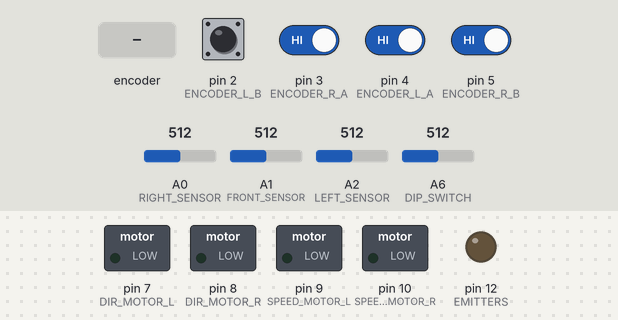
Simulated run of this sketch. Board: Arduino Nano, built with avr-gcc and run on an emulated ATmega328P. Parts: switched loads named in the sketch (green lamp = pin HIGH), output pins drawn as LEDs (lit = HIGH). The inputs (shaded band) are chosen by the test bench; at power-on: pin 2 (ENCODER_L_B), pin 3 (ENCODER_R_A), pin 4 (ENCODER_L_A), pin 5 (ENCODER_R_B) HIGH, A6 (DIP_SWITCH) = 512, A0 (RIGHT_SENSOR) = 512, A1 (FRONT_SENSOR) = 512, A2 (LEFT_SENSOR) = 512. What the sketch prints to the serial monitor is not drawn.

Above: at 1.2 s.
1.3 s: A6 (DIP_SWITCH) set to 983
3.2 s: A6 (DIP_SWITCH) set to 1018
At 4.3 s:
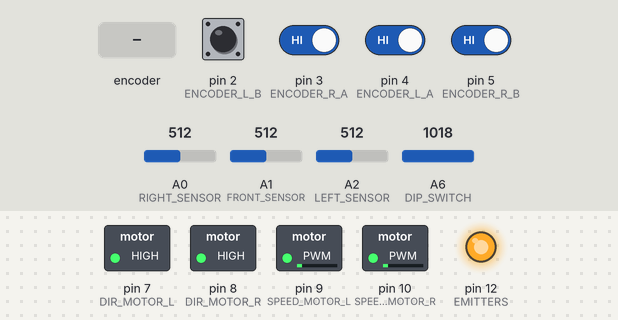
5.4 s: rotary encoder on pin 3 (ENCODER_R_A) / pin 5 (ENCODER_R_B) turned 2 steps (second pin leading)
At 7.4 s:
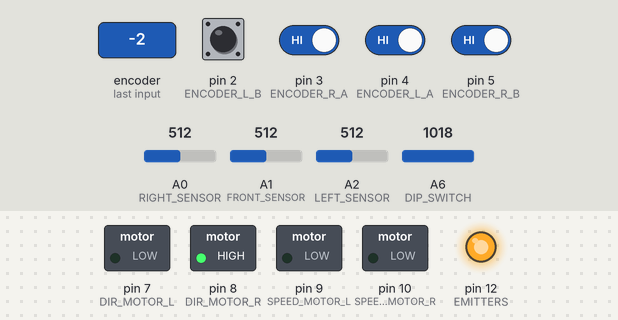
8.0 s: pin 2 (ENCODER_L_B) pulsed LOW 5 times (0.12 s each, 0.3 s apart)
At 9.8 s:
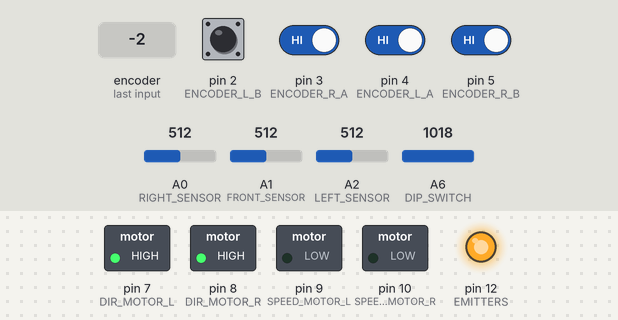
Timing chart, 0 to 11.6 s (numbered marks = the images above; inputs shaded):
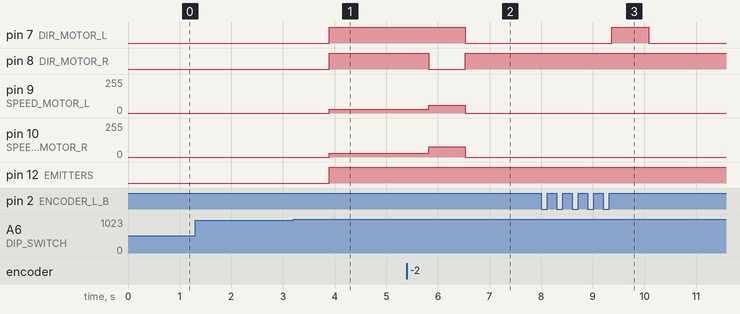

The sketch:

micromouse.ino
```cpp
/** DO NOT CHANGE THE FOLLOWING DEFINITONS - From UKMARS MazeRunner GitHub **/
/** =============================================================================================================== **/
#if defined(__AVR_ATmega328__) || defined(__AVR_ATmega328P__)
#define __digitalPinToPortReg(P) (((P) <= 7) ? &PORTD : (((P) >= 8 && (P) <= 13) ? &PORTB : &PORTC))
#define __digitalPinToDDRReg(P) (((P) <= 7) ? &DDRD : (((P) >= 8 && (P) <= 13) ? &DDRB : &DDRC))
#define __digitalPinToPINReg(P) (((P) <= 7) ? &PIND : (((P) >= 8 && (P) <= 13) ? &PINB : &PINC))
#define __digitalPinToBit(P) (((P) <= 7) ? (P) : (((P) >= 8 && (P) <= 13) ? (P)-8 : (P)-14))

// general macros/defines
#if !defined(BIT_READ)
#define BIT_READ(value, bit) ((value) & (1UL << (bit)))
#endif
#if !defined(BIT_SET)
#define BIT_SET(value, bit) ((value) |= (1UL << (bit)))
#endif
#if !defined(BIT_CLEAR)
#define BIT_CLEAR(value, bit) ((value) &= ~(1UL << (bit)))
#endif
#if !defined(BIT_WRITE)
#define BIT_WRITE(value, bit, bitvalue) (bitvalue ? BIT_SET(value, bit) : BIT_CLEAR(value, bit))
#endif

#define fast_write_pin(P, V) BIT_WRITE(*__digitalPinToPortReg(P), __digitalPinToBit(P), (V));
#define fast_read_pin(P) ((int)(((BIT_READ(*__digitalPinToPINReg(P), __digitalPinToBit(P))) ? HIGH : LOW)))

#else
#define fast_write_pin(P, V) fast_write_pin(P, V)
#define fast_read_pin(P) digitalRead(P)
#endif

// this is what we added
#define MATRIX_SIZE 8
#define QUEUE_CAPACITY 64
#define WALL_THRESHOLD 32
#define END_POSITIONS_SIZE 4
#define CELL_SIZE 60
#define TURN_TICKS 16
#define TOP_SPEED 255

// This might not need distance, don't think I'm using it right now but could
struct Cell {
  int x, y, distance;
};

struct PIDMap {
  float kp, ki, kd;
};

enum Direction {
  NORTH,
  EAST,
  SOUTH,
  WEST
};

class Queue {
private:
  Cell arr[QUEUE_CAPACITY];
  int front, rear, count;

public:
  Queue() : front(0), rear(-1), count(0) {}

  bool isEmpty() { return count == 0; }

  bool isFull() { return count == QUEUE_CAPACITY; }

  void enqueue(Cell item) {
    if (isFull()) {
      Serial.println("Queue Overflow");
      return;
    }
    rear = (rear + 1) % QUEUE_CAPACITY;
    arr[rear] = item;
    count++;
  }

  Cell dequeue() {
    if (isEmpty()) {
      Serial.println("Queue Empty");
      return {-1, -1}; // Return invalid point
    }
    Cell item = arr[front];
    front = (front + 1) % QUEUE_CAPACITY;
    count--;
    return item;
  }
};

/** =============================================================================================================== **/

/** DEFINE OUR PINS AND WHICH COMPONENTS THEY ARE CONNECTED TO **/
/** _______________________________________________________________________________________________________________ **/
const int ENCODER_R_A = 3; // ENCODER RIGHT A (ticks first when motor forward)
const int ENCODER_R_B = 5; // ENCODER RIGHT B (ticks first when motor backward)

const int ENCODER_L_A = 4; // ENCODER LEFT A (ticks first when motor forward)
const int ENCODER_L_B = 2; // ENCODER LEFT B (ticks first when motor backward)

const int SPEED_MOTOR_L = 9; // PWM MOTOR LEFT
const int SPEED_MOTOR_R = 10; // PWM MOTOR RIGHT

const int DIR_MOTOR_L = 7; // DIRECTION MOTOR LEFT
const int DIR_MOTOR_R = 8; // DIRECTION MOTOR RIGHT

// 4 Way switch and push button
const int DIP_SWITCH = A6;
/** _______________________________________________________________________________________________________________ **/

/* GLOBAL VARIABLES */

volatile int rightEncoderPos = 0; // Counts for right encoder ticks
volatile int leftEncoderPos = 0; // Counts for left encoder ticks

// Variables to help us with our PID
int prevTime = 0;
int prevError_l;
int prevError_r;
int errorIntegral_l;
int errorIntegral_r;
bool switchOn;
bool turning;

// The cell we start the maze in
const Cell START = {7, 0, -1};
// The cells we want to reach
const Cell END[] = {{2, 5, 0}, {2, 6, 0}, {1, 5, 0}, {1, 6, 0}};

//PIDs -> Finetune further
const PIDMap PID[] = {
  {1.0, 2.0, 0.1},
  {2.0, 2.0, 0.1},
  {2.0, 1.0, 0.1},
  {2, 0.25, 0.1},
  {2, 0.19, 0.1},
  {2, 0.26, 0.1},
  {2, 0.21, 0.1},
  {2, 0.23, 0.1}
};
const PIDMap rotatePID = {2, 2, 2}; // 3?

// Phototransistors
const int RIGHT_SENSOR = A0;
const int FRONT_SENSOR = A1;
const int LEFT_SENSOR = A2;

// LEDs
const int EMITTERS = 12;

// Maze and Robot Data
Cell currentCell;
Direction currentDirection;
Cell ghostCell; // Goes ahead and keeps setting the target cell based on old floodfill till it encounters a wall in the way or has to switch directions, at which point it stops

int matrix[MATRIX_SIZE][MATRIX_SIZE];
bool hWalls[MATRIX_SIZE + 1][MATRIX_SIZE];
bool vWalls[MATRIX_SIZE][MATRIX_SIZE + 1];

int point;
float kP, kI, kD;
float kPr = 0.2788;

void setup() {
  Serial.begin(9600);

  pinMode(ENCODER_R_A, INPUT_PULLUP);
  pinMode(ENCODER_R_B, INPUT_PULLUP);
  pinMode(ENCODER_L_A, INPUT_PULLUP);
  pinMode(ENCODER_L_B, INPUT_PULLUP);

  pinMode(SPEED_MOTOR_L, OUTPUT);
  pinMode(SPEED_MOTOR_R, OUTPUT);
  pinMode(DIR_MOTOR_L, OUTPUT);
  pinMode(DIR_MOTOR_R, OUTPUT);

  pinMode(EMITTERS, OUTPUT);

  attachInterrupt(digitalPinToInterrupt(ENCODER_L_B), readEncoderLeft, CHANGE);
  attachInterrupt(digitalPinToInterrupt(ENCODER_R_A), readEncoderRight, CHANGE);

  // Initialize horizontal walls
  for (int i = 0; i <= MATRIX_SIZE; i++) {
    for (int j = 0; j < MATRIX_SIZE; j++) {
      hWalls[i][j] = false;
      if (i == 0 || i == MATRIX_SIZE) {
        // Top and bottom boundary walls
        hWalls[i][j] = true;
      } else {
        hWalls[i][j] = false;
      }
    }
  }
  // Initialize vertical walls
  for (int i = 0; i < MATRIX_SIZE; i++) {
    for (int j = 0; j <= MATRIX_SIZE; j++) {
      vWalls[i][j] = false;
      if (j == 0 || j == MATRIX_SIZE) {
        // Left and right boundary walls
        vWalls[i][j] = true;
      } else {
        vWalls[i][j] = false;
      }
    }
  }

  // Initialise the maze and the robot
  floodFill(matrix, hWalls, vWalls);
  currentCell = START;
  currentDirection = NORTH;
  ghostCell = currentCell;

  turning = false;
  switchOn = false;

  // these are just here for debugging
  // point = 54;
  // kP = 3;
  // kI = 0.22;
  // kD = 0.1;

  printMatrix();
}

/** INTERRUPT SERVICE ROUTINES FOR HANDLING ENCODER COUNTING USING STATE TABLE METHOD **/
void readEncoderLeft() {
  static uint8_t prevState = 0;
  static uint8_t currState = 0;
  static unsigned long lastTime = 0;

  currState = (fast_read_pin(ENCODER_L_B) << 1) | fast_read_pin(ENCODER_L_A);

  unsigned long currentTime = micros();
  unsigned long deltaTime = currentTime - lastTime;
  lastTime = currentTime;

  // direction based on prev state
  uint8_t direction = (prevState << 2) | currState;
  switch(direction) {
    case 0b0001:
    case 0b0111:
    case 0b1110:
    case 0b1000:
      leftEncoderPos--;
      break;
    case 0b0010:
    case 0b1100:
    case 0b0101:
    case 0b1011:
      leftEncoderPos++;
      break;

    default:
      break;
  }
  prevState = currState;
}

void readEncoderRight() {
  static uint8_t prevState = 0;
  static uint8_t currState = 0;
  static unsigned long lastTime = 0;

  currState = (fast_read_pin(ENCODER_R_B) << 1) | fast_read_pin(ENCODER_R_A);

  unsigned long currentTime = micros();
  unsigned long deltaTime = currentTime - lastTime;
  lastTime = currentTime;

  uint8_t direction = (prevState << 2) | currState;
  switch(direction) {
    case 0b0100:
    case 0b1010:
    case 0b0111:
    case 0b1001:
      rightEncoderPos++;
      break;
    case 0b1000:
    case 0b0110:
    case 0b1101:
    case 0b0011:
      rightEncoderPos--;
      break;

    default:
      break;
  }
  prevState = currState;
}

/** Function to set motor speed and direction for BOTH motors
    @params dir - can either be HIGH or LOW for clockwise / counter clockwise rotation
    @params speed - analogWrite() value between 0-255
**/
void setMotor_r(int dir, int speed){
  analogWrite(SPEED_MOTOR_R, speed);

  if(dir == 1){
    fast_write_pin(DIR_MOTOR_R, LOW);
  } else if (dir == -1){
    fast_write_pin(DIR_MOTOR_R, HIGH);
  } else{
    analogWrite(SPEED_MOTOR_R, 0);
  }
}

void setMotor_l(int dir, int speed){
  analogWrite(SPEED_MOTOR_L, speed);

  if(dir == 1){
    fast_write_pin(DIR_MOTOR_L, HIGH);
  } else if (dir == -1){
    fast_write_pin(DIR_MOTOR_L, LOW);
  } else{
    analogWrite(SPEED_MOTOR_L, 0);
  }
}

/** Function to make the robot travel for a certain amount of encoder ticks, calls upon setMotors at end
    @params dir - setPoint: The target value for how far we want to go (in encoder ticks)
    @params speed - analogWrite() value between 0-255
    @params kp - proportional gain, this is the main one you should be changing
    @params ki - intergral gain, use this for steady state errors
    @params kd - derivative gain, use this for overshoot and oscillation handling
**/
void motorPID_r(int setPoint, float kp, float ki, float kd){
  int currentTime = micros();
  int deltaT = ((float)(currentTime - prevTime)) / 1.0e6; // time difference between ticks in seconds
  prevTime = currentTime; // update prevTime each loop

  int error = setPoint - rightEncoderPos;
  int errorDerivative_r = (error - prevError_r) / deltaT;
  errorIntegral_r = errorIntegral_r + error*deltaT;

  float u = kp*error + ki*errorIntegral_r + kd*errorDerivative_r;

  float speed = fabs(u); // Set a top speed
  if(speed > TOP_SPEED){
    speed = TOP_SPEED;
  }

  int dir = 1;
  if (u < 0) {
    dir = -1; // Move backward
  } else {
    dir = 1; // Move forward
  }

  setMotor_r(dir, speed);
  prevError_r = 0;
}

void motorPID_l(int setPoint, float kp, float ki, float kd){
  int currentTime = micros();
  int deltaT = ((float)(currentTime - prevTime)) / 1.0e6; // time difference between ticks in seconds
  prevTime = currentTime; // update prevTime each loop

  int error = setPoint - leftEncoderPos;
  int errorDerivative_l = (error - prevError_l) / deltaT;
  errorIntegral_l = errorIntegral_l + error*deltaT;

  float u = kp*error + ki*errorIntegral_l + kd*errorDerivative_l;

  float speed = fabs(u); // Set a top speed
  if(speed > TOP_SPEED){
    speed = TOP_SPEED;
  }

  int dir = 1;
  if (u < 0) {
    dir = -1; // Move backward
  } else {
    dir = 1; // Move forward
  }

  setMotor_l(dir, speed);
  prevError_l = 0;
}

//==============================================================================================
// YOUR HOMEWORK ASSIGNMENT: Create a function to convert from encoder ticks to centimeters!
int tickConvertToCm(int encoderTicks){
  return encoderTicks/6;
}
//==============================================================================================

void loop(){
  // Starter Code
  int dipSwitch = analogRead(DIP_SWITCH);
  if(dipSwitch > 1000){
    switchOn = true;
  }

  if(switchOn){
    delay(500); // Wait half a second after pressing the button to actually start moving, safety first!
    pathfind();
    wallDetection();
    updateCurrentCell();

    if(!turning) {
      motorPID_r(point, kP+kPr, kI, kD);
      motorPID_l(point, kP, kI, kD);
    }
    // Serial.println(point);
    // Serial.print(",");
    // Serial.println(rightEncoderPos);
  }
}

// Check if there is a wall between 2 cells
bool wallBetween(int fromX, int fromY, int toX, int toY) {
  if(toX > fromX){
    return hWalls[toX][fromY];
  }
  else if(toX < fromX){
    return hWalls[fromX][fromY];
  }
  else if(toY > fromY){
    return vWalls[fromX][toY];
  }
  else{
    return vWalls[fromX][fromY];
  }
}

// Floodfill to call whenever stuck (how do i handle the stuck logic?)
void floodFill(int arr[MATRIX_SIZE][MATRIX_SIZE], bool hWalls[MATRIX_SIZE + 1][MATRIX_SIZE], bool vWalls[MATRIX_SIZE][MATRIX_SIZE + 1]) {
  // Initialize matrix to -1
  for (int i = 0; i < MATRIX_SIZE; i++) {
    for (int j = 0; j < MATRIX_SIZE; j++) {
      arr[i][j] = -1;
    }
  }

  Queue queue;

  // Enqueue end positions with distance 0
  for (int i = 0; i < END_POSITIONS_SIZE; i++) {
    queue.enqueue(END[i]);
    arr[END[i].x][END[i].y] = 0;
  }

  while (!queue.isEmpty()) {
    Cell p = queue.dequeue();

    // Right neighbor
    if (p.x >= 0 && p.x < MATRIX_SIZE && p.y >= 0 && p.y < MATRIX_SIZE - 1) {
      if (!vWalls[p.x][p.y + 1] && arr[p.x][p.y + 1] == -1) { // Check no vertical wall to the right
        arr[p.x][p.y + 1] = p.distance + 1;
        queue.enqueue({p.x, p.y + 1, p.distance + 1});
      }
    }

    // Down neighbor
    if (p.x >= 0 && p.x < MATRIX_SIZE - 1 && p.y >= 0 && p.y < MATRIX_SIZE) {
      if (!hWalls[p.x + 1][p.y] && arr[p.x + 1][p.y] == -1) { // Check no horizontal wall below
        arr[p.x + 1][p.y] = p.distance + 1;
        queue.enqueue({p.x + 1, p.y, p.distance + 1});
      }
    }

    // Left neighbor
    if (p.x >= 0 && p.x < MATRIX_SIZE && p.y >= 1 && p.y < MATRIX_SIZE) {
      if (!vWalls[p.x][p.y] && arr[p.x][p.y - 1] == -1) { // Check no vertical wall to the left
        arr[p.x][p.y - 1] = p.distance + 1;
        queue.enqueue({p.x, p.y - 1, p.distance + 1});
      }
    }

    // Up neighbor
    if (p.x >= 1 && p.x < MATRIX_SIZE && p.y >= 0 && p.y < MATRIX_SIZE) {
      if (!hWalls[p.x][p.y] && arr[p.x - 1][p.y] == -1) { // Check no horizontal wall above
        arr[p.x - 1][p.y] = p.distance + 1;
        queue.enqueue({p.x - 1, p.y, p.distance + 1});
      }
    }
  }
}

// Initial code to traverse maze and find accurate weights for cells
void pathfind(){
  int minDistance = matrix[ghostCell.x][ghostCell.y];

  if (minDistance != 0) {
    int moveX, moveY;
    Direction direction = currentDirection;
    Direction nextStep = direction;

    // Check each direction
    for (int i = 0; i < 4; i++) {
      int nextX = ghostCell.x;
      int nextY = ghostCell.y;
      switch (direction) {
        case NORTH: nextX--; break;
        case SOUTH: nextX++; break;
        case WEST: nextY--; break;
        case EAST: nextY++; break;
      }

      // Check if next cell is accessible or not
      if (nextX >= 0 && nextX < MATRIX_SIZE && nextY >= 0 && nextY < MATRIX_SIZE && !wallBetween(ghostCell.x, ghostCell.y, nextX, nextY)) {
        int distance = matrix[nextX][nextY];
        // Check if cell is optimal or not
        if (distance < minDistance) {
          minDistance = distance;
          moveX = nextX;
          moveY = nextY;
          nextStep = direction;
        }
      }

      direction = static_cast<Direction>((static_cast<int>(direction) + 1) % 4);
    }

    // Move to the next cell or recalculate distances
    if(minDistance == matrix[ghostCell.x][ghostCell.y]){
      floodFill(matrix, hWalls, vWalls);
    }
    else{
      if((ghostCell.x == currentCell.x && ghostCell.y == currentCell.y)){ // || nextStep == currentDirection
        ghostCell = {moveX, moveY, minDistance};
        moveToCell(ghostCell, currentCell);
        delay(100);
      }
    }
  }
}

// Robot movement
void moveToCell(Cell target, Cell start){
  int dX = target.x - start.x;
  int dY = target.y - start.y;

  changeDirection(dX, dY);

  int cells = (abs(dX) + abs(dY));
  // this might give the wrong value if i call this before current cell is updated or something, worth looking into if something goes wrong
  point = CELL_SIZE * cells;
  kP = PID[cells-1].kp;
  kI = PID[cells-1].ki;
  kD = PID[cells-1].kd;

  // i could make this a queue type thing so after pathfinding the robot just keeps adding the turning and ticks to move to a queue that is being read constantly
  // queue might not work because robot pathfinds before knowing about walls, but it would definitely work for the final run after pathfindind, maybe just reset queue if hit a roadblock
  // Serial.print(start.x);
  // Serial.print(", ");
  // Serial.print(start.y);
  // Serial.print(" -> ");
  // Serial.print(target.x);
  // Serial.print(", ");
  // Serial.println(target.y);
  // currentCell = target; // this is just here for debugging
}

// Robot rotation
void changeDirection(int x, int y){
  // Absolute direction to look at
  Direction direction = currentDirection;

  if(x < 0){
    direction = NORTH;
  }
  else if(x > 0){
    direction = SOUTH;
  }
  else if(y < 0){
    direction = WEST;
  }
  else{
    direction = EAST;
  }

  // Relative direction to turn to
  int turn = static_cast<int>(direction) - static_cast<int>(currentDirection);

  if (turn == -3 || turn == 1) {
    turnRobot(1);
  } else if (abs(turn) == 2) {
    turnRobot(2);
  } else if (turn == -1 || turn == 3) {
    turnRobot(-1);
  }
  else{
    turning = false;
    delay(100);
  }
}

// Turn the robot
void turnRobot(int turnAngle){
  turning = true;
  int rotateTarget = abs(turnAngle) * TURN_TICKS;
  point = 0;
  resetEncoders();

  if(turnAngle > 0){
    motorPID_r(-rotateTarget, rotatePID.kp, rotatePID.ki, rotatePID.kd);
    motorPID_l(rotateTarget, rotatePID.kp, rotatePID.ki, rotatePID.kd);
  }
  else{
    motorPID_r(rotateTarget+5, rotatePID.kp, rotatePID.ki, rotatePID.kd);
    motorPID_l(-rotateTarget+5, rotatePID.kp, rotatePID.ki, rotatePID.kd);
  }

  while(abs(rightEncoderPos) < rotateTarget){ // && abs(leftEncoderPos) < rotateTarget
    // Serial.print(rightEncoderPos);
    // Serial.print(", ");
    // Serial.println(leftEncoderPos);
  }
  turning = false;
  currentDirection = static_cast<Direction>((static_cast<int>(currentDirection) + turnAngle) % 4);
  // Serial.println(currentDirection);
  point = 0;
  resetEncoders();
  delay(50);
}

// Keep track of what cell the robot is on
void updateCurrentCell(){
  // int distanceMoved = (rightEncoderPos + leftEncoderPos) / 2;
  if (rightEncoderPos >= CELL_SIZE) { // distanceMoved instead
    // Update currentCell based on currentDirection
    switch (currentDirection) {
      case NORTH: currentCell.x -= 1; break;
      case SOUTH: currentCell.x += 1; break;
      case WEST:  currentCell.y -= 1; break;
      case EAST:  currentCell.y += 1; break;
    }

    // Serial.print(rightEncoderPos);
    // Serial.print(",");
    // Serial.println(leftEncoderPos);

    point -= CELL_SIZE;
    resetEncoders();
    // Serial.print(currentCell.x);
    // Serial.print(", ");
    // Serial.println(currentCell.y);
  }
}

// Find where the walls are relative to the robot and their absolute position in the maze
void wallDetection(){
  digitalWrite(EMITTERS, HIGH);
  float right = analogRead(RIGHT_SENSOR) * 1.5;
  float front = analogRead(FRONT_SENSOR) * 1.1;
  float left = analogRead(LEFT_SENSOR) * 1.5;

  if(left > WALL_THRESHOLD){
    switch(currentDirection){
      case NORTH:
        vWalls[currentCell.x][currentCell.y] = true;
        break;
      case EAST:
        hWalls[currentCell.x][currentCell.y] = true;
        break;
      case SOUTH:
        vWalls[currentCell.x][currentCell.y+1] = true;
        break;
      case WEST:
        hWalls[currentCell.x+1][currentCell.y] = true;
        break;
    }
    // Serial.println("LEFT");
  }
  if(front > WALL_THRESHOLD){
    switch(currentDirection){
      case NORTH:
        hWalls[currentCell.x][currentCell.y] = true;
        break;
      case EAST:
        vWalls[currentCell.x][currentCell.y+1] = true;
        break;
      case SOUTH:
        hWalls[currentCell.x+1][currentCell.y] = true;
        break;
      case WEST:
        vWalls[currentCell.x][currentCell.y] = true;
        break;
    }
    // Serial.println("FRONT");

    // Stop the robot and pathfinding whenever it encounters a wall in front of it, prevents running into wall. this might cause issues where the robot is off centre
    // Could backtrack to help prevent issues but it might cause measurable slowdowns
    ghostCell = currentCell;
    point = 0;
    resetEncoders();
    pathfind();
    delay(200);
  }
  if(right > WALL_THRESHOLD){
    switch(currentDirection){
      case NORTH:
        vWalls[currentCell.x][currentCell.y+1] = true;
        break;
      case EAST:
        hWalls[currentCell.x+1][currentCell.y] = true;
        break;
      case SOUTH:
        vWalls[currentCell.x][currentCell.y] = true;
        break;
      case WEST:
        hWalls[currentCell.x][currentCell.y] = true;
        break;
    }
    // Serial.println("RIGHT");
  }
  // Serial.print("left: ");
  // Serial.println(left);
  // Serial.print("front: ");
  // Serial.println(front);
  // Serial.print("right: ");
  // Serial.println(right);
}

void resetEncoders(){
  rightEncoderPos = 0;
  leftEncoderPos = 0;
}

// Debugging prints
void printVWalls(){
  for (int i = 0; i < MATRIX_SIZE; i++) {
      for (int j = 0; j <= MATRIX_SIZE; j++) {
        Serial.print(vWalls[i][j] ? "T " : "F ");
      }
      Serial.println();
    }
    Serial.println();
}

void printHWalls(){
  for (int i = 0; i <= MATRIX_SIZE; i++) {
      for (int j = 0; j < MATRIX_SIZE; j++) {
        Serial.print(hWalls[i][j] ? "T " : "F ");
      }
      Serial.println();
    }
    Serial.println();
}

void printMatrix(){
  for (int i = 0; i < MATRIX_SIZE; i++) {
      for (int j = 0; j < MATRIX_SIZE; j++) {
        Serial.print(matrix[i][j]);
        Serial.print(" ");
      }
      Serial.println();
    }
    Serial.println();
}
```

Measured:
- the behaviour switches between 1000 and 1001 on A6 (DIP_SWITCH) (found by bisection; images 0 and 1)
- after the input at 1.3 s, every drawn part: stays the same
- after the input at 3.2 s, pin 7 (DIR_MOTOR_L), pin 8 (DIR_MOTOR_R), pin 12 (EMITTERS): LOW → HIGH after 0.70 s; pin 9 (SPEED_MOTOR_L), pin 10 (SPEED_MOTOR_R): 0/255 → 30/255 after 0.70 s
- after the input at 5.4 s, pin 7 (DIR_MOTOR_L): HIGH → LOW after 1.1 s; pin 8 (DIR_MOTOR_R): HIGH → LOW after 0.43 s, → HIGH 0.71 s later; pin 9 (SPEED_MOTOR_L): 30/255 → 59/255 after 0.43 s, → 0/255 0.71 s later; pin 10 (SPEED_MOTOR_R): 30/255 → 77/255 after 0.43 s, → 0/255 0.71 s later
- after the input at 8.0 s, pin 7 (DIR_MOTOR_L): LOW → HIGH after 1.4 s, → LOW 0.71 s later
